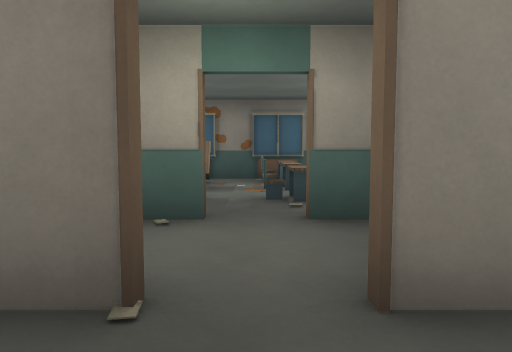
view 1 (above)

12 first-person views from a walk through a 3-D level made in the Godot game engine. The camera is 1.3 m above the floor, tilts 4° down and sees 70° across. The floor is counted in squares, 2 m on a side. Each view is taken from the middle of a square. On the plan, view 1 faces up. The plan holds only what a view shows up to about 11 squares ahead; the rest is blank. Surface patterns are stand-ins for the level's own textures.

view 2
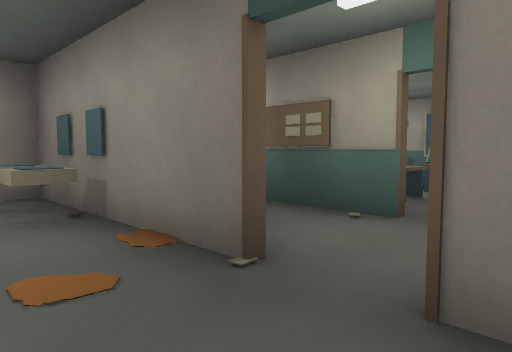

view 3
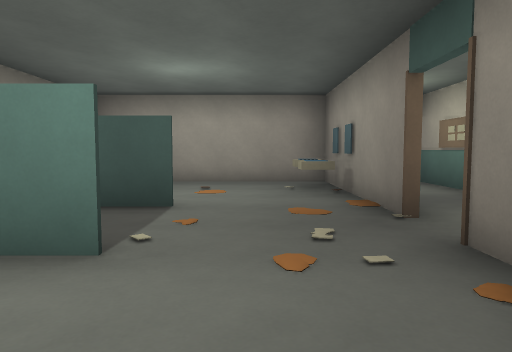

view 4
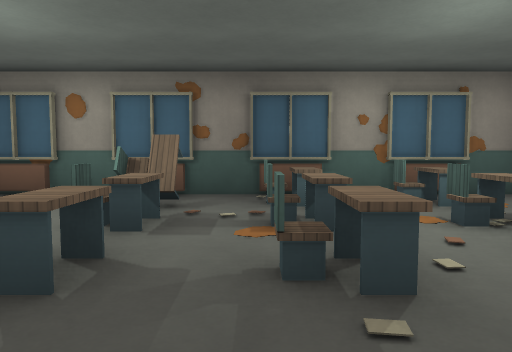

view 5
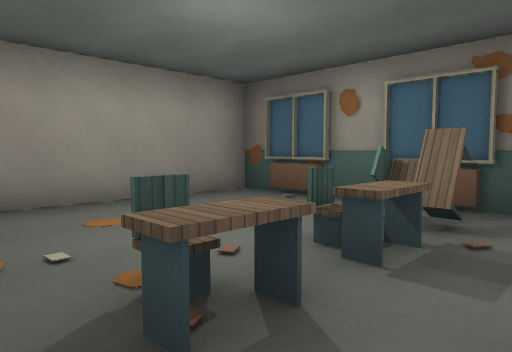

view 6
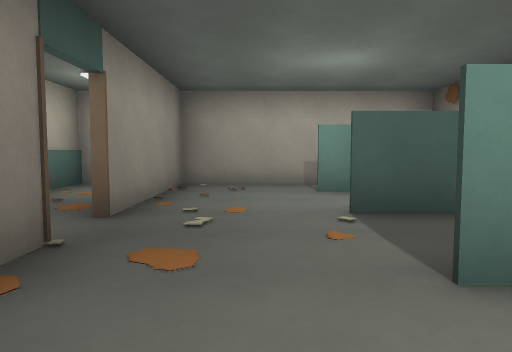

view 7
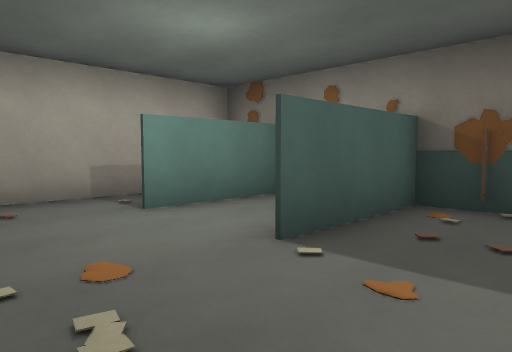

view 8
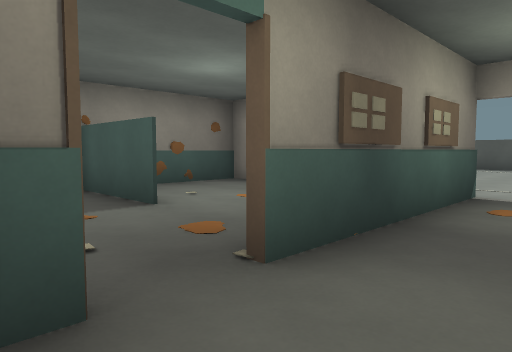

view 9
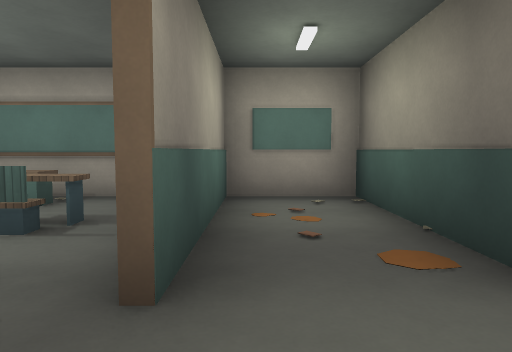

view 10
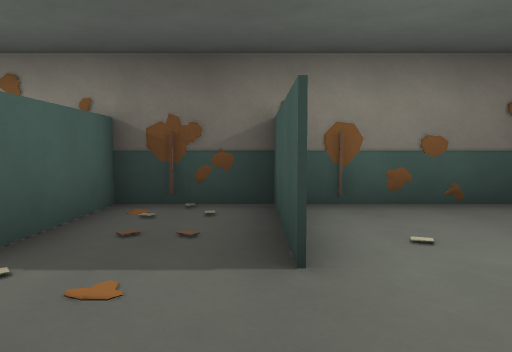

view 11
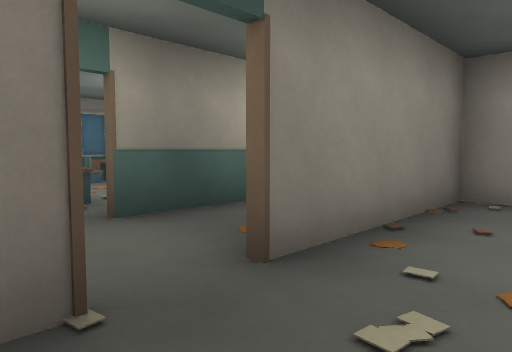

view 12
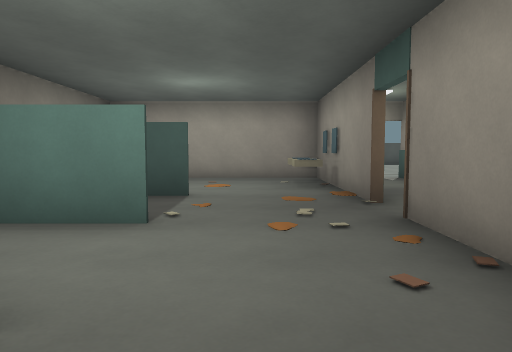

### Floor plan
Points are (right, up) in squares from view 1. A wall is a line through its corners. A room is listed if a view was taken in it or the views show most of it. See-through windows are left out.
Room 1 (views 1, 7, 10, 11)
walls: (-1.2, -0.9) (-1.2, -3.4); (-0.4, 1.4) (-1.6, 1.4); (-1, -3.4) (0.7, -3.4) (0.7, -0.9)
ways out: opening at (1, 0.5) to room 2; opening at (0, 2) to room 4; opening at (-1, 0) to room 6
objects: other object (0, -3)
Room 2 (view 2)
walls: (2.7, -3.2) (2.7, -0.9); (0.8, -0.9) (0.8, -2.4); (2.5, 1.4) (0.4, 1.4)
ways out: opening at (1, 0.5) to room 1; opening at (3, 0.5) to room 3
Room 3 (views 3, 12)
walls: (4.2, 1.4) (2.5, 1.4); (4.2, -1.8) (4.2, 1.9)
ways out: opening at (3, 0.5) to room 2
Room 4 (views 4, 8, 9)
walls: (-4.9, 1.6) (-0.4, 1.6); (-0.4, 3.4) (-4.8, 3.4); (0.4, 1.6) (4.2, 1.6); (4.2, 1.9) (4.2, 3.4) (0.4, 3.4)
ways out: opening at (0, 2) to room 1; opening at (0, 4) to room 5
Room 5 (view 5)
walls: (-0.2, 8.4) (-0.8, 8.5); (4.2, 4.9) (4.2, 6.6); (3.9, 8.4) (-4.7, 8.4) (-4.7, 4.8)
ways out: opening at (0, 4) to room 4
objects: other object (-4, 8) to (-3, 8); desk (-2, 7) to (-1, 7); other object (-2, 8) to (-1, 8); desk (-1, 5); desk (-1, 6); desk (0, 5) to (1, 5); desk (0, 6) to (1, 6); other object (0, 8); desk (1, 7) to (1, 8); desk (2, 5); desk (2, 6); desk (2, 7) to (2, 8); other object (3, 6); other object (3, 8)
Room 6 (view 6)
walls: (-3.4, -3.3) (-2.5, -3.5); (-3.4, -3.4) (-2.6, -3.3); (-1.6, 1.4) (-2.5, 1.4); (-4.7, 1.5) (-4.7, -3.4) (-1, -3.4)
ways out: opening at (-1, 0) to room 1
objects: other object (-4, 1); other object (-3, 1); other object (-2, -3)

Positions as (right, up) in squares from view 1, and headings:
1: (0, 0), facing up
2: (1, 0), facing up-left
3: (3, 0), facing left
4: (0, 3), facing up
5: (0, 4), facing up-left
6: (-3, 0), facing right
7: (-1, 1), facing down-right
8: (1, 3), facing down-left
9: (-1, 3), facing right
10: (-1, 1), facing down
11: (-1, 0), facing up-right
12: (4, 0), facing left
